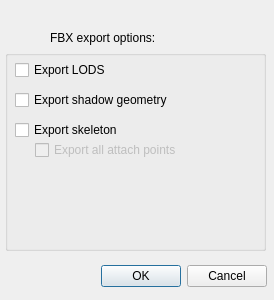
<?xml version="1.0" encoding="UTF-8"?>
<ui version="4.0">
 <class>ExportFBXDlg</class>
 <widget class="QDialog" name="ExportFBXDlg">
  <property name="geometry">
   <rect>
    <x>0</x>
    <y>0</y>
    <width>274</width>
    <height>300</height>
   </rect>
  </property>
  <property name="sizePolicy">
   <sizepolicy hsizetype="Fixed" vsizetype="Fixed">
    <horstretch>0</horstretch>
    <verstretch>0</verstretch>
   </sizepolicy>
  </property>
  <property name="windowTitle">
   <string>Dialog</string>
  </property>
  <widget class="QDialogButtonBox" name="buttonBox">
   <property name="geometry">
    <rect>
     <x>86</x>
     <y>260</y>
     <width>181</width>
     <height>32</height>
    </rect>
   </property>
   <property name="orientation">
    <enum>Qt::Horizontal</enum>
   </property>
   <property name="standardButtons">
    <set>QDialogButtonBox::Cancel|QDialogButtonBox::Ok</set>
   </property>
  </widget>
  <widget class="QLabel" name="label">
   <property name="geometry">
    <rect>
     <x>5</x>
     <y>5</y>
     <width>40</width>
     <height>40</height>
    </rect>
   </property>
   <property name="text">
    <string/>
   </property>
   <property name="pixmap">
    <pixmap resource="../res/resources.qrc">:/imgs/fbx.svg</pixmap>
   </property>
  </widget>
  <widget class="QGroupBox" name="groupBox">
   <property name="geometry">
    <rect>
     <x>5</x>
     <y>50</y>
     <width>261</width>
     <height>201</height>
    </rect>
   </property>
   <property name="title">
    <string/>
   </property>
   <widget class="QCheckBox" name="chkExportLODs">
    <property name="geometry">
     <rect>
      <x>10</x>
      <y>10</y>
      <width>161</width>
      <height>20</height>
     </rect>
    </property>
    <property name="text">
     <string>Export LODS</string>
    </property>
   </widget>
   <widget class="QCheckBox" name="chkExportShadowGeometry">
    <property name="geometry">
     <rect>
      <x>10</x>
      <y>40</y>
      <width>161</width>
      <height>20</height>
     </rect>
    </property>
    <property name="text">
     <string>Export shadow geometry</string>
    </property>
   </widget>
   <widget class="QCheckBox" name="chkExportSkeleton">
    <property name="geometry">
     <rect>
      <x>10</x>
      <y>70</y>
      <width>161</width>
      <height>20</height>
     </rect>
    </property>
    <property name="text">
     <string>Export skeleton</string>
    </property>
   </widget>
   <widget class="QCheckBox" name="chkExportAllAttachPoints">
    <property name="enabled">
     <bool>false</bool>
    </property>
    <property name="geometry">
     <rect>
      <x>30</x>
      <y>90</y>
      <width>201</width>
      <height>20</height>
     </rect>
    </property>
    <property name="text">
     <string>Export all attach points</string>
    </property>
   </widget>
  </widget>
  <widget class="QLabel" name="label_2">
   <property name="geometry">
    <rect>
     <x>50</x>
     <y>30</y>
     <width>221</width>
     <height>16</height>
    </rect>
   </property>
   <property name="text">
    <string>FBX export options:</string>
   </property>
  </widget>
 </widget>
 <resources>
  <include location="../res/resources.qrc"/>
 </resources>
 <connections>
  <connection>
   <sender>buttonBox</sender>
   <signal>accepted()</signal>
   <receiver>ExportFBXDlg</receiver>
   <slot>accept()</slot>
   <hints>
    <hint type="sourcelabel">
     <x>248</x>
     <y>254</y>
    </hint>
    <hint type="destinationlabel">
     <x>157</x>
     <y>274</y>
    </hint>
   </hints>
  </connection>
  <connection>
   <sender>buttonBox</sender>
   <signal>rejected()</signal>
   <receiver>ExportFBXDlg</receiver>
   <slot>reject()</slot>
   <hints>
    <hint type="sourcelabel">
     <x>316</x>
     <y>260</y>
    </hint>
    <hint type="destinationlabel">
     <x>286</x>
     <y>274</y>
    </hint>
   </hints>
  </connection>
 </connections>
</ui>
